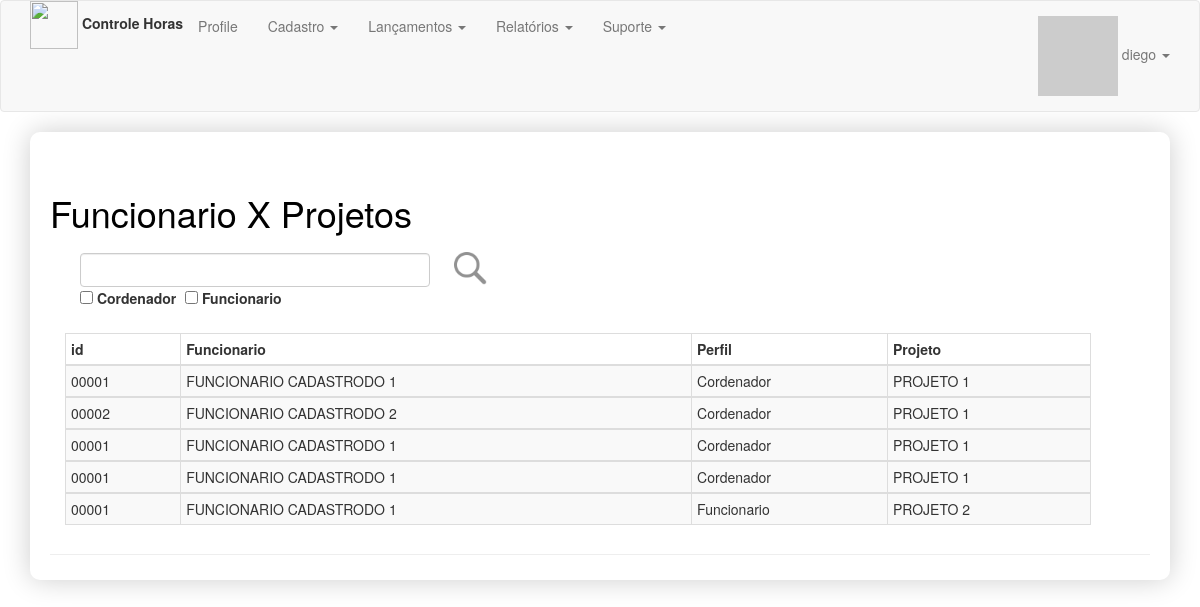
The app's page /admin/vinculo/lista (signed in) with its own data.
### app/models.py (models this page shows, shortened)
class User(UserMixin, db.Model):
    __tablename__ = 'users'
    id = db.Column(db.Integer, primary_key=True)
    email = db.Column(db.String(64), nullable=False, unique=True, index=True)
    username = db.Column(db.String(64), nullable=False, unique=True, index=True)
    is_admin = db.Column(db.Boolean)
    password_hash = db.Column(db.String(256))
    name = db.Column(db.String(64))
    location = db.Column(db.String(64))
    bio = db.Column(db.Text)
    member_since = db.Column(db.DateTime(), default=datetime.utcnow)
    avatar_hash = db.Column(db.String(256))
    talks = db.relationship('Talk', lazy='dynamic', backref='author')
    @property
    def password(self):
        raise AttributeError('password is not a readable attribute')
    def gravatar(self, size=100, default='identicon', rating='g'):
        if request.is_secure:
            url = 'https://secure.gravatar.com/avatar'
        else:
            url = 'http://www.gravatar.com/avatar'
        hash = self.avatar_hash or hashlib.md5(self.email.encode('utf-8')).hexdigest()
        return "{url}/{hash}?s={size}&d={default}&r={rating}".format(url=url, hash=hash, size=size, default=default, rating=rating)

class FuncionarioProjeto(db.Model):
    __tablename__= 'funcionario_projeto'
    id = db.Column(db.Integer, primary_key=True, autoincrement=True)
    funcionario_id = db.Column(db.Integer, db.ForeignKey('funcionario.id'))
    projeto_id = db.Column(db.Integer, db.ForeignKey('projeto.id'))
    cordenador = db.Column(db.Boolean())
    funcionarios = db.relationship('Funcionario', backref="funcionarios", lazy=True)
    projetos = db.relationship('Projeto', backref="projetos", lazy=True)

class Funcionario(db.Model):
    __tablename__ = 'funcionario'
    id = db.Column(db.Integer, primary_key=True, autoincrement=True)
    matricula = db.Column(db.String(7), unique=True)
    nome = db.Column(db.Text())
    senha = db.Column(db.String(256))

class Projeto(db.Model):
    __tablename__= 'projeto'
    id = db.Column(db.Integer, primary_key=True, autoincrement=True)
    nome = db.Column(db.Text())
    cliente_id = db.Column(db.Integer, db.ForeignKey('clientes.id'))
    descricao = db.Column(db.Text())
    clientes = db.relationship('Cliente', backref="clientes", lazy=True)

### app/vinculo/routes.py (the view)
@vinculo.route('/lista',methods=['GET', 'POST'])
def vinculoLista():
    if request.form.get('submitFiltro') == 'submitFiltro':
        filtro = request.form.get('txtFiltro')
        filtroCordenador = request.form.get('chkCordenador')
        filtroFuncionario = request.form.get('chkFuncionario')
        if filtroCordenador == "on":
            buscaCordenador = True
        else:
            buscaCordenador = False
        if filtroFuncionario == "on":
            buscaFuncionario = False
        else:
            buscaFuncionario = True
        if filtro is None or filtro == "":
            if buscaCordenador or buscaFuncionario :
                vinculoLista = FuncionarioProjeto.query.filter(or_(FuncionarioProjeto.cordenador == buscaCordenador, FuncionarioProjeto.cordenador == buscaFuncionario))
            else:
                vinculoLista = FuncionarioProjeto.query.all()
        else:
            vinculoLista = FuncionarioProjeto.query.filter(or_(Projeto.nome.like('%' + filtro + '%'),
                                                            Funcionario.nome.like('%' + filtro + '%')),
                                                           (FuncionarioProjeto.cordenador == buscaCordenador | FuncionarioProjeto.cordenador == buscaFuncionario))
    else:
        vinculoLista = FuncionarioProjeto.query.all()
    return render_template('vinculo/vinculoCadastroLista.html', vinculoLista=vinculoLista)

### app/models.py (called while the page is built)
@login_manager.user_loader
def load_user(user_id):
    return User.query.get(int(user_id))

### app/templates/vinculo/vinculoCadastroLista.html
{% extends "base.html" %}
{% block page_content %}
<div class="page-header" style="">
    <div class="container">
        <div class="row">
            <h1>Funcionario X Projetos</h1>
            <div class="col-sm-12">
                <form method="post" action="/admin/vinculo/lista">
                    <div class="col-sm-4" style="padding-top:10px">
                        <input name="txtFiltro" class="form-control" type="text" title="filtro">
                        <div>
                            <div style="float:left; width:30%" >
                                <input name="chkCordenador" type="checkbox">
                                <label>Cordenador</label>
                            </div>
                            <div>
                                <input name="chkFuncionario" type="checkbox">
                                <label>Funcionario</label>
                            </div>
                        </div>
                    </div>
                    <input type="image" src="{{ url_for('static', filename='imagens/search.png') }}" width="48"
                           height="48" value="submitFiltro" name="submitFiltro">
                </form>
            </div>
        </div>
        <br/>
        <div class="table-responsive">
            <table class="table table-striped table-bordered table-hover table-condensed" style="width:90%">
                <thead class="thead-dark">
                <tr>
                    <th>id</th>
                    <th>Funcionario</th>
                    <th>Perfil</th>
                    <th>Projeto</th>
                </tr>
                </thead>
                {% for vinculo in vinculoLista %}
                <tbody>
                <tr>
                    <td>{{vinculo.funcionarios.matricula}}</td>
                    <td>{{vinculo.funcionarios.nome}}</td>
                    {% if vinculo.cordenador %}
                    <td>Cordenador</td>
                    {% else %}
                    <td>Funcionario</td>
                    {% endif %}
                    <td>{{vinculo.projetos.nome}}</td>
                </tr>
                </tbody>
                {% endfor %}
            </table>
        </div>
    </div>
</div>
{% endblock %}

### app/templates/base.html (shortened to what this page needs)
{% extends "bootstrap/base.html" %}
{% block head %}
{{ super() }}
{% endblock %}
{% block styles %}
{{ super() }}
    <link rel="stylesheet" type="text/css" href="{{ url_for('static', filename='css/estilo.css') }}">
{% endblock %}
{% block navbar %}
<div class="navbar navbar-default" role="navigation">
    <div class="container">
        <div class="nav navbar-nav navbar-left">
           <img src="{{ url_for('static', filename='imagens/time.png') }}" width="48" height="48">
            <label>Controle Horas</label>
        </div>
        <ul class="nav navbar-nav">
            {% if current_user.is_authenticated %}
            <li><a href="{{ url_for('talks.user', username=current_user.username) }}">Profile</a></li>
            {% endif %}
        </ul>
        <ul class="nav navbar-nav">
            {% if ((current_user.is_authenticated) and (current_user.is_admin)) %}
            <li class="dropdown">
                <a class="dropdown-toggle" data-toggle="dropdown" href="#">Cadastro
                    <span class="caret"></span></a>
            </li>
            {% endif %}
            {% if (current_user.is_authenticated)%}
            <li class="dropdown">
            <a class="dropdown-toggle" data-toggle="dropdown" href="#">Lançamentos
                <span class="caret"></span></a>
            </li>
            <li class="dropdown">
                <a class="dropdown-toggle" data-toggle="dropdown" href="#">Relatórios
                    <span class="caret"></span></a>
            </li>
            <li class="dropdown">
                <a class="dropdown-toggle" data-toggle="dropdown" href="#">Suporte
                    <span class="caret"></span></a>
            </li>
            {% endif %}
        </ul>
        <ul class="nav navbar-nav navbar-right">
            {% if not current_user.is_authenticated %}
            <li><a href="{{ url_for('auth.login') }}">Login</a></li>
            {% else %}
            <li class="dropdown">
                <a href="#" class="dropdown-toggle" data-toggle="dropdown">
                    <img src="{{ current_user.gravatar(size=18) }}">
                    {{ current_user.username }}
                    <b class="caret"></b>
                </a>
            </li>
            {% endif %}
        </ul>
    </div>
</div>
{% endblock %}
{% block content %}
<div class="container">
    <div class="demo">
        {% block page_content %}{% endblock %}
    </div>
</div>
{% endblock %}

### app/static/css/estilo.css (style rules this page uses)
.demo { padding: 1px 20px 5px 20px; -webkit-box-shadow: 0px 0px 28px 0px rgba(0,0,0,0.2); box-shadow: 0px 0px 28px 0px rgba(0,0,0,0.2); border-radius: 10px; }
h1 { color: black; text-align: left; padding: 0px; }

### records on screen
User: username "diego"
FuncionarioProjeto: funcionarios.matricula "00001", funcionarios.nome "FUNCIONARIO CADASTRODO 1", cordenador "Cordenador", projetos.nome "PROJETO 1"
FuncionarioProjeto: funcionarios.matricula "00002", funcionarios.nome "FUNCIONARIO CADASTRODO 2", cordenador "Cordenador", projetos.nome "PROJETO 1"
FuncionarioProjeto: funcionarios.matricula "00001", funcionarios.nome "FUNCIONARIO CADASTRODO 1", cordenador "Cordenador", projetos.nome "PROJETO 1"
FuncionarioProjeto: funcionarios.matricula "00001", funcionarios.nome "FUNCIONARIO CADASTRODO 1", cordenador "Cordenador", projetos.nome "PROJETO 1"
FuncionarioProjeto: funcionarios.matricula "00001", funcionarios.nome "FUNCIONARIO CADASTRODO 1", cordenador "Funcionario", projetos.nome "PROJETO 2"
